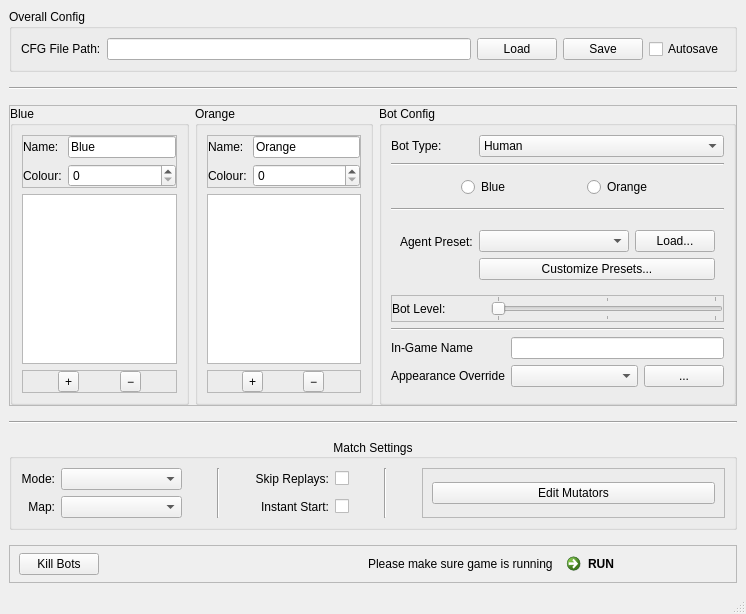
<?xml version="1.0" encoding="UTF-8"?>
<ui version="4.0">
 <class>MainWindow</class>
 <widget class="QMainWindow" name="MainWindow">
  <property name="geometry">
   <rect>
    <x>0</x>
    <y>0</y>
    <width>746</width>
    <height>603</height>
   </rect>
  </property>
  <property name="windowTitle">
   <string>RLBot</string>
  </property>
  <widget class="QWidget" name="centralwidget">
   <layout class="QVBoxLayout" name="verticalLayout_4" stretch="1,0,5,0,0,0">
    <property name="spacing">
     <number>15</number>
    </property>
    <item>
     <widget class="QGroupBox" name="groupBox_5">
      <property name="sizePolicy">
       <sizepolicy hsizetype="Preferred" vsizetype="Fixed">
        <horstretch>0</horstretch>
        <verstretch>0</verstretch>
       </sizepolicy>
      </property>
      <property name="title">
       <string>Overall Config</string>
      </property>
      <layout class="QHBoxLayout" name="horizontalLayout_9">
       <item>
        <widget class="QLabel" name="label_6">
         <property name="text">
          <string>CFG File Path:</string>
         </property>
        </widget>
       </item>
       <item>
        <widget class="QLineEdit" name="cfg_file_path_lineedit">
         <property name="readOnly">
          <bool>true</bool>
         </property>
        </widget>
       </item>
       <item>
        <widget class="QPushButton" name="cfg_load_pushbutton">
         <property name="text">
          <string>Load</string>
         </property>
        </widget>
       </item>
       <item>
        <widget class="QPushButton" name="cfg_save_pushbutton">
         <property name="text">
          <string>Save</string>
         </property>
        </widget>
       </item>
       <item>
        <widget class="QCheckBox" name="cfg_autosave_checkbutton">
         <property name="text">
          <string>Autosave</string>
         </property>
        </widget>
       </item>
      </layout>
     </widget>
    </item>
    <item>
     <widget class="Line" name="line_2">
      <property name="orientation">
       <enum>Qt::Horizontal</enum>
      </property>
     </widget>
    </item>
    <item>
     <widget class="QFrame" name="frame_3">
      <property name="frameShape">
       <enum>QFrame::StyledPanel</enum>
      </property>
      <property name="frameShadow">
       <enum>QFrame::Raised</enum>
      </property>
      <layout class="QHBoxLayout" name="horizontalLayout_6" stretch="1,1,2">
       <property name="leftMargin">
        <number>0</number>
       </property>
       <property name="topMargin">
        <number>0</number>
       </property>
       <property name="rightMargin">
        <number>0</number>
       </property>
       <property name="bottomMargin">
        <number>0</number>
       </property>
       <item>
        <widget class="QGroupBox" name="groupBox">
         <property name="minimumSize">
          <size>
           <width>150</width>
           <height>0</height>
          </size>
         </property>
         <property name="maximumSize">
          <size>
           <width>200</width>
           <height>16777215</height>
          </size>
         </property>
         <property name="title">
          <string>Blue</string>
         </property>
         <layout class="QVBoxLayout" name="verticalLayout">
          <item>
           <widget class="QFrame" name="frame_9">
            <property name="frameShape">
             <enum>QFrame::StyledPanel</enum>
            </property>
            <property name="frameShadow">
             <enum>QFrame::Raised</enum>
            </property>
            <layout class="QGridLayout" name="gridLayout_4">
             <property name="leftMargin">
              <number>0</number>
             </property>
             <property name="topMargin">
              <number>0</number>
             </property>
             <property name="rightMargin">
              <number>0</number>
             </property>
             <property name="bottomMargin">
              <number>0</number>
             </property>
             <item row="0" column="0">
              <widget class="QLabel" name="label_17">
               <property name="text">
                <string>Name:</string>
               </property>
              </widget>
             </item>
             <item row="0" column="1">
              <widget class="QLineEdit" name="blue_name_lineedit">
               <property name="text">
                <string>Blue</string>
               </property>
              </widget>
             </item>
             <item row="1" column="0">
              <widget class="QLabel" name="label_18">
               <property name="text">
                <string>Colour:</string>
               </property>
              </widget>
             </item>
             <item row="1" column="1">
              <widget class="QSpinBox" name="blue_color_spinbox"/>
             </item>
            </layout>
           </widget>
          </item>
          <item>
           <widget class="QListWidget" name="blue_listwidget">
            <property name="dragDropMode">
             <enum>QAbstractItemView::DragDrop</enum>
            </property>
            <property name="defaultDropAction">
             <enum>Qt::MoveAction</enum>
            </property>
            <property name="selectionMode">
             <enum>QAbstractItemView::SingleSelection</enum>
            </property>
           </widget>
          </item>
          <item>
           <widget class="QFrame" name="frame_4">
            <property name="frameShape">
             <enum>QFrame::StyledPanel</enum>
            </property>
            <property name="frameShadow">
             <enum>QFrame::Raised</enum>
            </property>
            <layout class="QHBoxLayout" name="horizontalLayout_7">
             <property name="leftMargin">
              <number>0</number>
             </property>
             <property name="topMargin">
              <number>0</number>
             </property>
             <property name="rightMargin">
              <number>0</number>
             </property>
             <property name="bottomMargin">
              <number>0</number>
             </property>
             <item>
              <widget class="QToolButton" name="blue_plus_toolbutton">
               <property name="text">
                <string>+</string>
               </property>
              </widget>
             </item>
             <item>
              <widget class="QToolButton" name="blue_minus_toolbutton">
               <property name="text">
                <string>−</string>
               </property>
               <property name="popupMode">
                <enum>QToolButton::DelayedPopup</enum>
               </property>
              </widget>
             </item>
            </layout>
           </widget>
          </item>
         </layout>
        </widget>
       </item>
       <item>
        <widget class="QGroupBox" name="groupBox_2">
         <property name="minimumSize">
          <size>
           <width>150</width>
           <height>0</height>
          </size>
         </property>
         <property name="maximumSize">
          <size>
           <width>200</width>
           <height>16777215</height>
          </size>
         </property>
         <property name="title">
          <string>Orange</string>
         </property>
         <layout class="QVBoxLayout" name="verticalLayout_2">
          <item>
           <widget class="QFrame" name="frame_10">
            <property name="frameShape">
             <enum>QFrame::StyledPanel</enum>
            </property>
            <property name="frameShadow">
             <enum>QFrame::Raised</enum>
            </property>
            <layout class="QGridLayout" name="gridLayout_5">
             <property name="leftMargin">
              <number>0</number>
             </property>
             <property name="topMargin">
              <number>0</number>
             </property>
             <property name="rightMargin">
              <number>0</number>
             </property>
             <property name="bottomMargin">
              <number>0</number>
             </property>
             <item row="0" column="0">
              <widget class="QLabel" name="label_19">
               <property name="text">
                <string>Name:</string>
               </property>
              </widget>
             </item>
             <item row="0" column="1">
              <widget class="QLineEdit" name="orange_name_lineedit">
               <property name="text">
                <string>Orange</string>
               </property>
              </widget>
             </item>
             <item row="1" column="0">
              <widget class="QLabel" name="label_20">
               <property name="text">
                <string>Colour:</string>
               </property>
              </widget>
             </item>
             <item row="1" column="1">
              <widget class="QSpinBox" name="orange_color_spinbox"/>
             </item>
            </layout>
           </widget>
          </item>
          <item>
           <widget class="QListWidget" name="orange_listwidget">
            <property name="dragDropMode">
             <enum>QAbstractItemView::DragDrop</enum>
            </property>
            <property name="defaultDropAction">
             <enum>Qt::MoveAction</enum>
            </property>
            <property name="selectionMode">
             <enum>QAbstractItemView::SingleSelection</enum>
            </property>
           </widget>
          </item>
          <item>
           <widget class="QFrame" name="frame_5">
            <property name="frameShape">
             <enum>QFrame::StyledPanel</enum>
            </property>
            <property name="frameShadow">
             <enum>QFrame::Raised</enum>
            </property>
            <layout class="QHBoxLayout" name="horizontalLayout_8">
             <property name="leftMargin">
              <number>0</number>
             </property>
             <property name="topMargin">
              <number>0</number>
             </property>
             <property name="rightMargin">
              <number>0</number>
             </property>
             <property name="bottomMargin">
              <number>0</number>
             </property>
             <item>
              <widget class="QToolButton" name="orange_plus_toolbutton">
               <property name="text">
                <string>+</string>
               </property>
              </widget>
             </item>
             <item>
              <widget class="QToolButton" name="orange_minus_toolbutton">
               <property name="text">
                <string>−</string>
               </property>
              </widget>
             </item>
            </layout>
           </widget>
          </item>
         </layout>
        </widget>
       </item>
       <item>
        <widget class="QGroupBox" name="bot_config_groupbox">
         <property name="enabled">
          <bool>true</bool>
         </property>
         <property name="title">
          <string>Bot Config</string>
         </property>
         <property name="alignment">
          <set>Qt::AlignLeading|Qt::AlignLeft|Qt::AlignTop</set>
         </property>
         <property name="checkable">
          <bool>false</bool>
         </property>
         <layout class="QVBoxLayout" name="verticalLayout_3" stretch="0,0,0,0,0,0,0,0,0,0">
          <property name="sizeConstraint">
           <enum>QLayout::SetDefaultConstraint</enum>
          </property>
          <item>
           <widget class="QFrame" name="bot_type_frame">
            <property name="sizePolicy">
             <sizepolicy hsizetype="Preferred" vsizetype="Fixed">
              <horstretch>0</horstretch>
              <verstretch>0</verstretch>
             </sizepolicy>
            </property>
            <property name="frameShape">
             <enum>QFrame::NoFrame</enum>
            </property>
            <layout class="QHBoxLayout" name="horizontalLayout_2" stretch="1,3">
             <property name="leftMargin">
              <number>0</number>
             </property>
             <property name="topMargin">
              <number>0</number>
             </property>
             <property name="rightMargin">
              <number>0</number>
             </property>
             <property name="bottomMargin">
              <number>0</number>
             </property>
             <item>
              <widget class="QLabel" name="label">
               <property name="text">
                <string>Bot Type:</string>
               </property>
              </widget>
             </item>
             <item>
              <widget class="QComboBox" name="bot_type_combobox">
               <property name="toolTip">
                <string>Select bot</string>
               </property>
               <property name="currentIndex">
                <number>0</number>
               </property>
               <item>
                <property name="text">
                 <string>Human</string>
                </property>
               </item>
               <item>
                <property name="text">
                 <string>Psyonix</string>
                </property>
               </item>
               <item>
                <property name="text">
                 <string>RLBot</string>
                </property>
               </item>
               <item>
                <property name="text">
                 <string>Party Member Bot</string>
                </property>
               </item>
              </widget>
             </item>
            </layout>
           </widget>
          </item>
          <item>
           <widget class="Line" name="line">
            <property name="orientation">
             <enum>Qt::Horizontal</enum>
            </property>
           </widget>
          </item>
          <item>
           <widget class="QFrame" name="team_frame">
            <property name="sizePolicy">
             <sizepolicy hsizetype="Preferred" vsizetype="Fixed">
              <horstretch>0</horstretch>
              <verstretch>0</verstretch>
             </sizepolicy>
            </property>
            <property name="minimumSize">
             <size>
              <width>0</width>
              <height>30</height>
             </size>
            </property>
            <property name="frameShape">
             <enum>QFrame::NoFrame</enum>
            </property>
            <layout class="QHBoxLayout" name="horizontalLayout_4">
             <property name="leftMargin">
              <number>0</number>
             </property>
             <property name="topMargin">
              <number>0</number>
             </property>
             <property name="rightMargin">
              <number>0</number>
             </property>
             <property name="bottomMargin">
              <number>0</number>
             </property>
             <item>
              <widget class="QRadioButton" name="blue_radiobutton">
               <property name="sizePolicy">
                <sizepolicy hsizetype="Fixed" vsizetype="Fixed">
                 <horstretch>0</horstretch>
                 <verstretch>0</verstretch>
                </sizepolicy>
               </property>
               <property name="minimumSize">
                <size>
                 <width>50</width>
                 <height>0</height>
                </size>
               </property>
               <property name="text">
                <string>Blue</string>
               </property>
              </widget>
             </item>
             <item>
              <widget class="QRadioButton" name="orange_radiobutton">
               <property name="sizePolicy">
                <sizepolicy hsizetype="Fixed" vsizetype="Fixed">
                 <horstretch>0</horstretch>
                 <verstretch>0</verstretch>
                </sizepolicy>
               </property>
               <property name="text">
                <string>Orange</string>
               </property>
              </widget>
             </item>
            </layout>
           </widget>
          </item>
          <item>
           <widget class="Line" name="line_4">
            <property name="orientation">
             <enum>Qt::Horizontal</enum>
            </property>
           </widget>
          </item>
          <item>
           <widget class="QFrame" name="rlbot_frame">
            <property name="sizePolicy">
             <sizepolicy hsizetype="Preferred" vsizetype="Preferred">
              <horstretch>0</horstretch>
              <verstretch>0</verstretch>
             </sizepolicy>
            </property>
            <property name="frameShape">
             <enum>QFrame::NoFrame</enum>
            </property>
            <property name="lineWidth">
             <number>1</number>
            </property>
            <layout class="QGridLayout" name="gridLayout_3">
             <property name="verticalSpacing">
              <number>2</number>
             </property>
             <item row="2" column="1" colspan="2">
              <widget class="QPushButton" name="agent_preset_toolbutton">
               <property name="text">
                <string>Customize Presets...</string>
               </property>
              </widget>
             </item>
             <item row="0" column="1">
              <widget class="QComboBox" name="agent_preset_combobox">
               <property name="sizePolicy">
                <sizepolicy hsizetype="Expanding" vsizetype="Fixed">
                 <horstretch>0</horstretch>
                 <verstretch>0</verstretch>
                </sizepolicy>
               </property>
              </widget>
             </item>
             <item row="0" column="0">
              <widget class="QLabel" name="label_2">
               <property name="minimumSize">
                <size>
                 <width>0</width>
                 <height>32</height>
                </size>
               </property>
               <property name="text">
                <string>Agent Preset:</string>
               </property>
              </widget>
             </item>
             <item row="0" column="2">
              <widget class="QPushButton" name="preset_load_toplevel_pushbutton">
               <property name="text">
                <string>Load...</string>
               </property>
              </widget>
             </item>
            </layout>
           </widget>
          </item>
          <item>
           <widget class="QFrame" name="psyonix_bot_frame">
            <property name="sizePolicy">
             <sizepolicy hsizetype="Preferred" vsizetype="Fixed">
              <horstretch>0</horstretch>
              <verstretch>0</verstretch>
             </sizepolicy>
            </property>
            <property name="frameShape">
             <enum>QFrame::StyledPanel</enum>
            </property>
            <property name="frameShadow">
             <enum>QFrame::Raised</enum>
            </property>
            <layout class="QHBoxLayout" name="horizontalLayout_3" stretch="2,5">
             <property name="leftMargin">
              <number>0</number>
             </property>
             <property name="topMargin">
              <number>0</number>
             </property>
             <property name="rightMargin">
              <number>0</number>
             </property>
             <property name="bottomMargin">
              <number>0</number>
             </property>
             <item>
              <widget class="QLabel" name="label_5">
               <property name="text">
                <string>Bot Level:</string>
               </property>
              </widget>
             </item>
             <item>
              <widget class="QSlider" name="bot_level_slider">
               <property name="sizePolicy">
                <sizepolicy hsizetype="Preferred" vsizetype="Fixed">
                 <horstretch>0</horstretch>
                 <verstretch>0</verstretch>
                </sizepolicy>
               </property>
               <property name="locale">
                <locale language="Dutch" country="Netherlands"/>
               </property>
               <property name="maximum">
                <number>100</number>
               </property>
               <property name="tracking">
                <bool>false</bool>
               </property>
               <property name="orientation">
                <enum>Qt::Horizontal</enum>
               </property>
               <property name="tickPosition">
                <enum>QSlider::TicksBothSides</enum>
               </property>
               <property name="tickInterval">
                <number>50</number>
               </property>
              </widget>
             </item>
            </layout>
           </widget>
          </item>
          <item>
           <widget class="Line" name="extra_line">
            <property name="orientation">
             <enum>Qt::Horizontal</enum>
            </property>
           </widget>
          </item>
          <item>
           <widget class="QFrame" name="appearance_frame">
            <property name="sizePolicy">
             <sizepolicy hsizetype="Preferred" vsizetype="Fixed">
              <horstretch>0</horstretch>
              <verstretch>0</verstretch>
             </sizepolicy>
            </property>
            <property name="frameShape">
             <enum>QFrame::NoFrame</enum>
            </property>
            <layout class="QGridLayout" name="gridLayout" columnstretch="0,0,0">
             <property name="leftMargin">
              <number>0</number>
             </property>
             <property name="topMargin">
              <number>0</number>
             </property>
             <property name="rightMargin">
              <number>0</number>
             </property>
             <property name="bottomMargin">
              <number>0</number>
             </property>
             <property name="horizontalSpacing">
              <number>6</number>
             </property>
             <item row="1" column="0">
              <widget class="QLabel" name="label_4">
               <property name="sizePolicy">
                <sizepolicy hsizetype="Minimum" vsizetype="Preferred">
                 <horstretch>0</horstretch>
                 <verstretch>0</verstretch>
                </sizepolicy>
               </property>
               <property name="text">
                <string>Appearance Override</string>
               </property>
              </widget>
             </item>
             <item row="0" column="0">
              <widget class="QLabel" name="label_3">
               <property name="sizePolicy">
                <sizepolicy hsizetype="Minimum" vsizetype="Preferred">
                 <horstretch>0</horstretch>
                 <verstretch>0</verstretch>
                </sizepolicy>
               </property>
               <property name="text">
                <string>In-Game Name</string>
               </property>
              </widget>
             </item>
             <item row="1" column="1">
              <widget class="QComboBox" name="loadout_preset_combobox">
               <property name="sizePolicy">
                <sizepolicy hsizetype="Expanding" vsizetype="Fixed">
                 <horstretch>0</horstretch>
                 <verstretch>0</verstretch>
                </sizepolicy>
               </property>
              </widget>
             </item>
             <item row="1" column="2">
              <widget class="QPushButton" name="loadout_preset_toolbutton">
               <property name="text">
                <string>...</string>
               </property>
              </widget>
             </item>
             <item row="0" column="1" colspan="2">
              <widget class="QLineEdit" name="ign_lineedit"/>
             </item>
            </layout>
           </widget>
          </item>
          <item>
           <widget class="QFrame" name="button_frame">
            <property name="sizePolicy">
             <sizepolicy hsizetype="Preferred" vsizetype="Fixed">
              <horstretch>0</horstretch>
              <verstretch>0</verstretch>
             </sizepolicy>
            </property>
            <property name="frameShape">
             <enum>QFrame::NoFrame</enum>
            </property>
            <layout class="QHBoxLayout" name="horizontalLayout_5">
             <property name="leftMargin">
              <number>0</number>
             </property>
             <property name="topMargin">
              <number>0</number>
             </property>
             <property name="rightMargin">
              <number>0</number>
             </property>
             <property name="bottomMargin">
              <number>0</number>
             </property>
            </layout>
           </widget>
          </item>
          <item>
           <spacer name="verticalSpacer">
            <property name="orientation">
             <enum>Qt::Vertical</enum>
            </property>
            <property name="sizeHint" stdset="0">
             <size>
              <width>20</width>
              <height>40</height>
             </size>
            </property>
           </spacer>
          </item>
         </layout>
        </widget>
       </item>
      </layout>
     </widget>
    </item>
    <item>
     <widget class="Line" name="line_3">
      <property name="orientation">
       <enum>Qt::Horizontal</enum>
      </property>
     </widget>
    </item>
    <item>
     <widget class="QGroupBox" name="match_settings_groupbox">
      <property name="title">
       <string>Match Settings</string>
      </property>
      <property name="alignment">
       <set>Qt::AlignCenter</set>
      </property>
      <layout class="QGridLayout" name="gridLayout_2" columnstretch="0,2,1,0,2,1,5">
       <item row="0" column="1">
        <widget class="QComboBox" name="mode_type_combobox"/>
       </item>
       <item row="0" column="0">
        <widget class="QLabel" name="label_11">
         <property name="text">
          <string>Mode:</string>
         </property>
         <property name="alignment">
          <set>Qt::AlignRight|Qt::AlignTrailing|Qt::AlignVCenter</set>
         </property>
        </widget>
       </item>
       <item row="1" column="1">
        <widget class="QComboBox" name="map_type_combobox"/>
       </item>
       <item row="1" column="0">
        <widget class="QLabel" name="label_12">
         <property name="text">
          <string>Map:</string>
         </property>
         <property name="alignment">
          <set>Qt::AlignRight|Qt::AlignTrailing|Qt::AlignVCenter</set>
         </property>
        </widget>
       </item>
       <item row="0" column="4">
        <widget class="QCheckBox" name="skip_replays_checkbox">
         <property name="sizePolicy">
          <sizepolicy hsizetype="Fixed" vsizetype="Fixed">
           <horstretch>0</horstretch>
           <verstretch>0</verstretch>
          </sizepolicy>
         </property>
        </widget>
       </item>
       <item row="1" column="3">
        <widget class="QLabel" name="label_14">
         <property name="text">
          <string>Instant Start:</string>
         </property>
         <property name="alignment">
          <set>Qt::AlignRight|Qt::AlignTrailing|Qt::AlignVCenter</set>
         </property>
        </widget>
       </item>
       <item row="1" column="4">
        <widget class="QCheckBox" name="instant_start_checkbox">
         <property name="sizePolicy">
          <sizepolicy hsizetype="Fixed" vsizetype="Fixed">
           <horstretch>0</horstretch>
           <verstretch>0</verstretch>
          </sizepolicy>
         </property>
        </widget>
       </item>
       <item row="0" column="2" rowspan="2">
        <widget class="Line" name="line_6">
         <property name="sizePolicy">
          <sizepolicy hsizetype="Preferred" vsizetype="Minimum">
           <horstretch>0</horstretch>
           <verstretch>0</verstretch>
          </sizepolicy>
         </property>
         <property name="orientation">
          <enum>Qt::Vertical</enum>
         </property>
        </widget>
       </item>
       <item row="0" column="5" rowspan="2">
        <widget class="Line" name="line_7">
         <property name="sizePolicy">
          <sizepolicy hsizetype="Preferred" vsizetype="Minimum">
           <horstretch>0</horstretch>
           <verstretch>0</verstretch>
          </sizepolicy>
         </property>
         <property name="orientation">
          <enum>Qt::Vertical</enum>
         </property>
        </widget>
       </item>
       <item row="0" column="6" rowspan="2">
        <widget class="QFrame" name="frame_7">
         <property name="frameShape">
          <enum>QFrame::StyledPanel</enum>
         </property>
         <property name="frameShadow">
          <enum>QFrame::Raised</enum>
         </property>
         <layout class="QHBoxLayout" name="horizontalLayout_11">
          <item>
           <widget class="QPushButton" name="edit_mutators_pushbutton">
            <property name="text">
             <string>Edit Mutators</string>
            </property>
           </widget>
          </item>
         </layout>
        </widget>
       </item>
       <item row="0" column="3">
        <widget class="QLabel" name="label_13">
         <property name="text">
          <string>Skip Replays:</string>
         </property>
         <property name="alignment">
          <set>Qt::AlignRight|Qt::AlignTrailing|Qt::AlignVCenter</set>
         </property>
        </widget>
       </item>
      </layout>
     </widget>
    </item>
    <item>
     <widget class="QFrame" name="frame_6">
      <property name="frameShape">
       <enum>QFrame::StyledPanel</enum>
      </property>
      <property name="frameShadow">
       <enum>QFrame::Raised</enum>
      </property>
      <layout class="QHBoxLayout" name="horizontalLayout_10">
       <property name="topMargin">
        <number>0</number>
       </property>
       <property name="bottomMargin">
        <number>0</number>
       </property>
       <item>
        <widget class="QPushButton" name="kill_bots_pushbutton">
         <property name="text">
          <string>Kill Bots</string>
         </property>
        </widget>
       </item>
       <item>
        <spacer name="horizontalSpacer">
         <property name="orientation">
          <enum>Qt::Horizontal</enum>
         </property>
         <property name="sizeHint" stdset="0">
          <size>
           <width>489</width>
           <height>20</height>
          </size>
         </property>
        </spacer>
       </item>
       <item>
        <widget class="QLabel" name="label_7">
         <property name="text">
          <string>Please make sure game is running</string>
         </property>
        </widget>
       </item>
       <item>
        <widget class="QCommandLinkButton" name="run_button">
         <property name="styleSheet">
          <string notr="true"/>
         </property>
         <property name="text">
          <string>RUN</string>
         </property>
        </widget>
       </item>
      </layout>
     </widget>
    </item>
   </layout>
  </widget>
  <widget class="QStatusBar" name="statusbar"/>
 </widget>
 <resources/>
 <connections/>
</ui>
